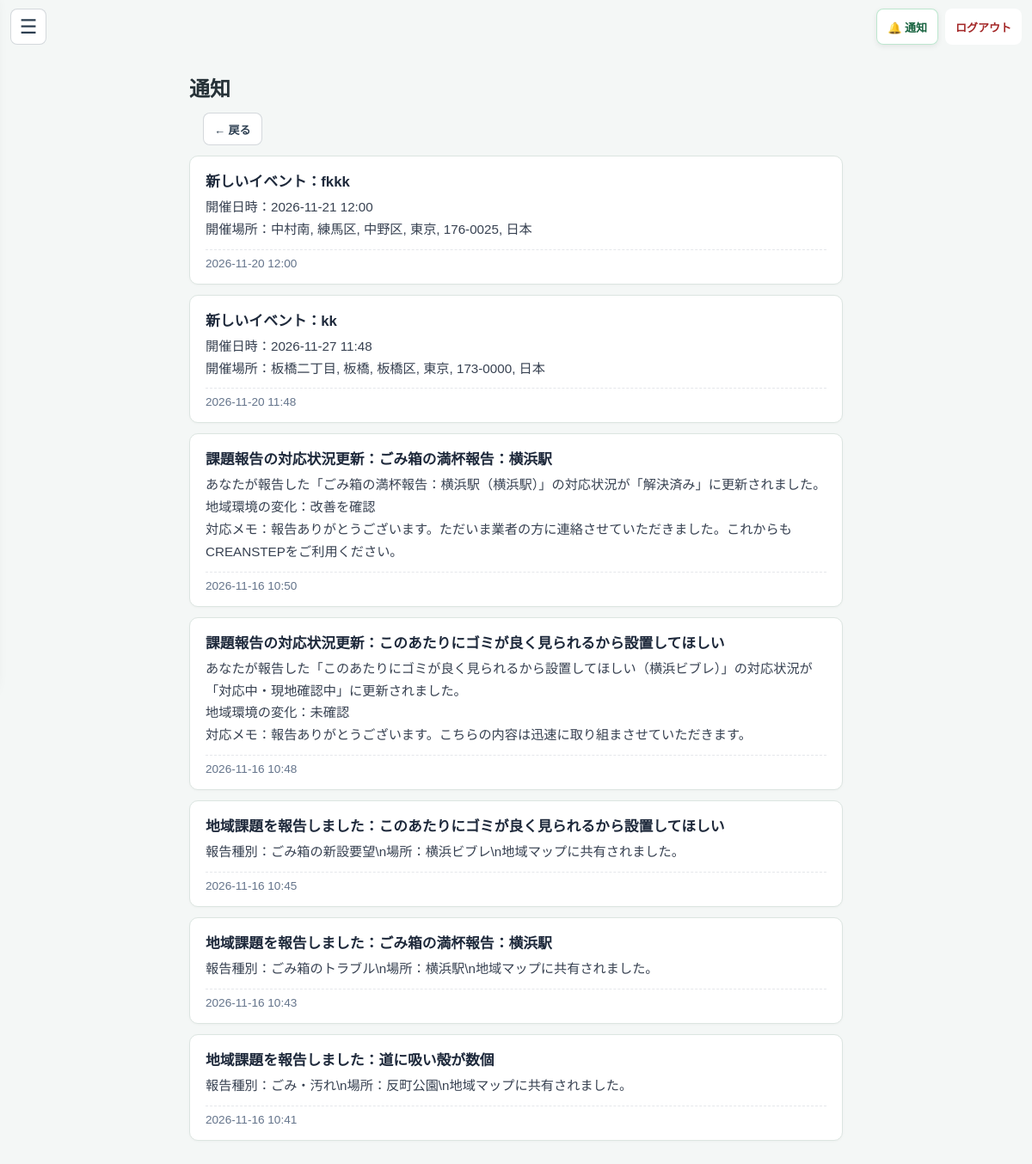
Page /notifications (signed in) on the committed database.
### tables this page shows
CREATE TABLE user_notifications (
            id INTEGER PRIMARY KEY AUTOINCREMENT,
            user_id INTEGER NOT NULL,
            event_id INTEGER,
            notification_type TEXT NOT NULL CHECK(notification_type IN (
                'reminder', 'organizer_message', 'cancellation',
                'event_added', 'reservation', 'reservation_cancelled',
                'activity_completed'
            )),
            title TEXT NOT NULL,
            message TEXT NOT NULL CHECK(length(message) <= 1000),
            created_at TEXT NOT NULL DEFAULT CURRENT_TIMESTAMP,
            read_at TEXT, issue_id INTEGER REFERENCES issue_reports(id) ON DELETE SET NULL,
            FOREIGN KEY (user_id) REFERENCES users(id),
            FOREIGN KEY (event_id) REFERENCES events(id) ON DELETE SET NULL
        );

### app.py (the view)
@app.route('/notifications')
@user_required
def user_notifications():
    user_id = session['user_id']
    conn = get_db()
    try:
        _create_due_event_reminders(conn, user_id)
        notifications = conn.execute('''
            SELECT n.*, e.name AS event_name,
                   CASE WHEN n.read_at IS NULL THEN 0 ELSE 1 END AS is_read
            FROM user_notifications n
            LEFT JOIN events e ON e.id = n.event_id
            WHERE n.user_id = ?
            ORDER BY n.created_at DESC, n.id DESC
            LIMIT 100
        ''', (user_id,)).fetchall()
        unread_notification_count = conn.execute('''
            SELECT COUNT(*) FROM user_notifications
            WHERE user_id = ? AND read_at IS NULL
        ''', (user_id,)).fetchone()[0]
        return render_template(
            'notifications.html',
            notifications=notifications,
            unread_notification_count=unread_notification_count,
        )
    finally:
        conn.close()

### app.py (called while the page is built)
def get_db():
    conn = sqlite3.connect(DATABASE)
    conn.row_factory = sqlite3.Row
    conn.execute("PRAGMA foreign_keys = ON")
    return conn

def parse_event_datetime(value):
    parsed = datetime.fromisoformat(value)
    if parsed.tzinfo is None:
        return parsed.replace(tzinfo=JST)
    return parsed.astimezone(JST)

def user_required(func):
    @wraps(func)
    def wrapper(*args, **kwargs):
        user_id = session.get('user_id')
        if session.get('role') != 'user' or not user_id:
            return redirect(url_for('login'))
        conn = get_db()
        try:
            user = conn.execute(
                'SELECT role FROM users WHERE id = ?', (user_id,)
            ).fetchone()
        finally:
            conn.close()
        if not user or user['role'] != 'user':
            session.clear()
            return redirect(url_for('login'))
        return func(*args, **kwargs)
    return wrapper

@app.template_filter('jst_datetime')
def format_jst_datetime(value):
    if not value:
        return ''
    try:
        parsed = datetime.fromisoformat(value)
    except (TypeError, ValueError):
        return value
    if parsed.tzinfo is None:
        parsed = parsed.replace(tzinfo=timezone.utc)
    return parsed.astimezone(timezone(timedelta(hours=9))).strftime('%Y-%m-%d %H:%M')

def _detect_view_mode():
    ua = (request.headers.get('User-Agent') or '').lower()
    if any(token in ua for token in ('mobile', 'android', 'iphone', 'ipod', 'iemobile')):
        return 'mobile'
    return 'pc'

@app.context_processor
def inject_csrf_token():
    if 'csrf_token' not in session:
        session['csrf_token'] = secrets.token_urlsafe(32)
    unread_notifications = 0
    if session.get('role') == 'user' and session.get('user_id'):
        conn = get_db()
        try:
            unread_notifications = conn.execute('''
                SELECT COUNT(*) FROM user_notifications
                WHERE user_id = ? AND read_at IS NULL
            ''', (session['user_id'],)).fetchone()[0]
        finally:
            conn.close()
    effective_view = _detect_view_mode()
    return {
        'csrf_token': session['csrf_token'],
        'unread_notifications': unread_notifications,
        'view_mode': effective_view,
        'region_profile': get_region_profile(),
    }

### templates/notifications.html (shortened to what this page needs)
<!DOCTYPE html>
<html lang="ja">
<head>
</head>
<body>
    {% include "_user_navigation.html" %}
    <main>
        <div class="heading">
            <h1>通知</h1>
        </div>
        {% include "_user_page_back.html" %}
        {% for notification in notifications %}
            {% set target_url = url_for('event_reserve', event_id=notification.event_id) if notification.event_id else (url_for('regional_map', issue_id=notification.issue_id) if notification.issue_id else '') %}
            <article class="notification {{ 'unread' if not notification.is_read }}"
                     data-id="{{ notification.id }}"
                     data-unread="{{ 'true' if not notification.is_read else 'false' }}"
                     data-url="{{ target_url }}"
                     role="button"
                     tabindex="0"
                     aria-label="{{ notification.title }}">
                <div class="notification-body">
                    <div class="notification-header">
                        <span class="notification-title">{{ notification.title }}</span>
                    </div>
                    <div class="notification-message">{{ notification.message }}</div>
                    <div class="notification-footer">
                        <time>{{ notification.created_at|jst_datetime }}</time>
                    </div>
                </div>
            </article>
        {% else %}
            <p class="empty">まだ通知はありません。</p>
        {% endfor %}
    </main>
</body>
</html>

### templates/notifications.html (style rules this page uses)
body { margin: 0; background: #f4f7f6; color: #263238; font-family: "Yu Gothic", Meiryo, sans-serif; }
main { max-width: 760px; margin: 24px auto; padding: 60px 16px 32px; }
.heading { display: flex; justify-content: space-between; align-items: center; gap: 12px; margin-bottom: 8px; }
.heading h1 { font-size: 1.5rem; margin: 0; }
.notification { margin: 12px 0; overflow: hidden; background: #fff; border: 1px solid #dce5e1; border-radius: 10px; transition: all 0.2s ease; box-shadow: 0 1px 3px rgba(0,0,0,0.03); cursor: pointer; position: relative; }
.notification-body { padding: 16px 18px; display: block; }
.notification-header { display: flex; align-items: center; justify-content: space-between; gap: 8px; margin-bottom: 6px; }
.notification-title { font-size: 1.05rem; font-weight: 700; color: #1e293b; }
.notification-message { display: block; line-height: 1.7; white-space: pre-line; color: #374151; font-size: 0.95rem; }
.notification-footer { display: flex; align-items: center; justify-content: space-between; flex-wrap: wrap; gap: 8px; margin-top: 10px; padding-top: 8px; border-top: 1px dashed #e5e7eb; }
time { color: #64748b; font-size: 0.85rem; }

### rows in the picture
user_notifications: title "新しいイベント：fkkk", message "開催日時：2026-11-21 12:00 開催場所：中村南, 練馬区, 中野区, 東京, 176-0025, 日本", created_at|jst_datetime "2026-11-20 12:00"
user_notifications: title "新しいイベント：kk", message "開催日時：2026-11-27 11:48 開催場所：板橋二丁目, 板橋, 板橋区, 東京, 173-0000, 日本", created_at|jst_datetime "2026-11-20 11:48"
user_notifications: title "課題報告の対応状況更新：ごみ箱の満杯報告：横浜駅", message "あなたが報告した「ごみ箱の満杯報告：横浜駅（横浜駅）」の対応状況が「解決済み」に更新されました。 地域環境の変化：改善を確認 対応メモ：報告ありがとうございます。ただいま業者の方に連絡させていただきました。これからもCREANSTEPをご利用ください。", created_at|jst_datetime "2026-11-16 10:50"
user_notifications: title "課題報告の対応状況更新：このあたりにゴミが良く見られるから設置してほしい", message "あなたが報告した「このあたりにゴミが良く見られるから設置してほしい（横浜ビブレ）」の対応状況が「対応中・現地確認中」に更新されました。 地域環境の変化：未確認 対応メモ：報告ありがとうございます。こちらの内容は迅速に取り組まさせていただきます。", created_at|jst_datetime "2026-11-16 10:48"
user_notifications: title "地域課題を報告しました：このあたりにゴミが良く見られるから設置してほしい", message "報告種別：ごみ箱の新設要望\\n場所：横浜ビブレ\\n地域マップに共有されました。", created_at|jst_datetime "2026-11-16 10:45"
user_notifications: title "地域課題を報告しました：ごみ箱の満杯報告：横浜駅", message "報告種別：ごみ箱のトラブル\\n場所：横浜駅\\n地域マップに共有されました。", created_at|jst_datetime "2026-11-16 10:43"
user_notifications: title "地域課題を報告しました：道に吸い殻が数個", message "報告種別：ごみ・汚れ\\n場所：反町公園\\n地域マップに共有されました。", created_at|jst_datetime "2026-11-16 10:41"
